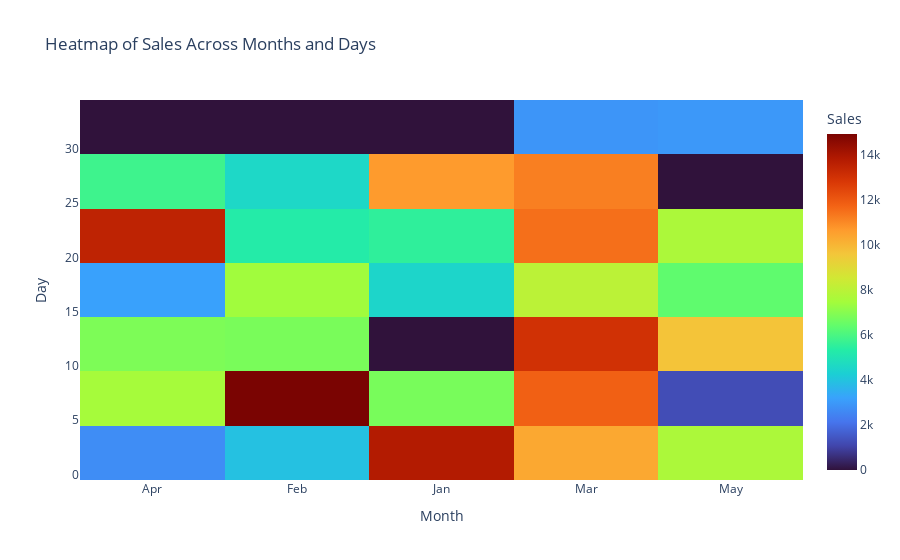

Source (notebook cell):
### Code cell
heatmap_data = df.pivot_table(index='Day', columns='Month', values='Sales', aggfunc='mean')


heatmap_data = heatmap_data.reset_index()


heatmap_long = heatmap_data.melt(id_vars='Day', var_name='Month', value_name='Sales')


fig = px.density_heatmap(
    heatmap_long,
    x='Month',
    y='Day',
    z='Sales',
    color_continuous_scale='turbo',
    title='Heatmap of Sales Across Months and Days'
)

fig.update_layout(
    xaxis_title="Month",
    yaxis_title="Day",
    coloraxis_colorbar=dict(title="Sales")
)

# Show the plot
fig.show()

### Figure 1 — Plotly figure (JSON) as saved in the notebook; plotly's stock layout.template omitted (floating-point values rounded to 4 significant figures; data arrays with more than 128 entries replaced by an {"elided": "..."} marker saying what was removed)
{"data": [{"coloraxis": "coloraxis", "histfunc": "sum", "hovertemplate": "Month=%{x}<br>Day=%{y}<br>sum of Sales=%{z}<extra></extra>", "name": "", "type": "histogram2d", "x": {"elided": "150 str values"}, "xaxis": "x", "xbingroup": "x", "y": {"elided": "150 int values"}, "yaxis": "y", "ybingroup": "y", "z": {"elided": "150 float values"}}], "layout": {"coloraxis": {"colorbar": {"title": {"text": "Sales"}}, "colorscale": [[0, "#30123b"], [0.07143, "#4145ab"], [0.1429, "#4675ed"], [0.2143, "#39a2fc"], [0.2857, "#1bcfd4"], [0.3571, "#24eca6"], [0.4286, "#61fc6c"], [0.5, "#a4fc3b"], [0.5714, "#d1e834"], [0.6429, "#f3c63a"], [0.7143, "#fe9b2d"], [0.7857, "#f36315"], [0.8571, "#d93806"], [0.9286, "#b11901"], [1, "#7a0402"]]}, "legend": {"tracegroupgap": 0}, "title": {"text": "Heatmap of Sales Across Months and Days"}, "xaxis": {"anchor": "y", "domain": [0, 1], "title": {"text": "Month"}}, "yaxis": {"anchor": "x", "domain": [0, 1], "title": {"text": "Day"}}}}
